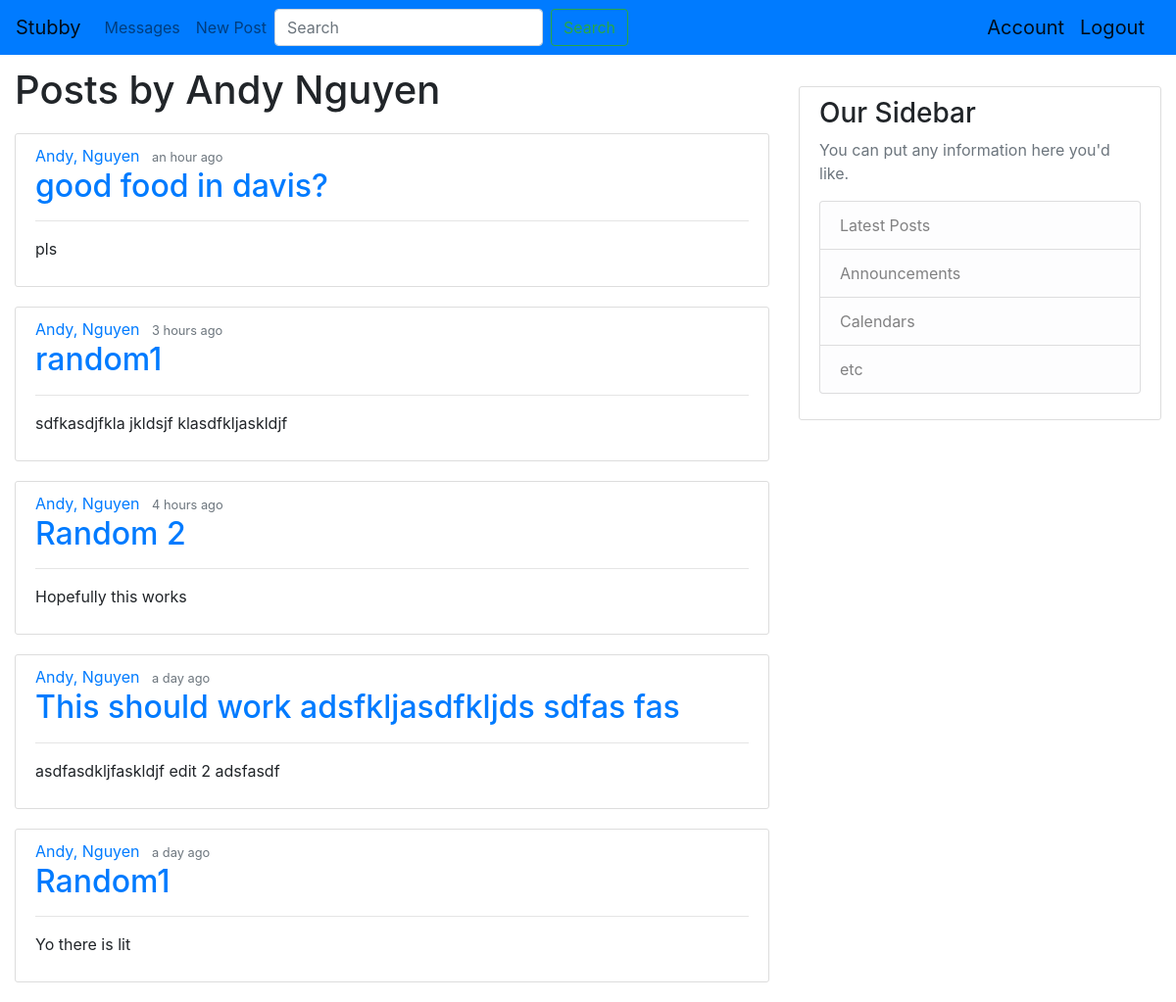
Screenshot of /user/acnguye (signed in) with the database file from the repository.
### stubby/models.py (models this page shows, shortened)
class User(db.Model, UserMixin):
    id = db.Column(db.Integer, primary_key=True)
    email = db.Column(db.String(120), unique=True, nullable=False)
    first_name = db.Column(db.String(30), nullable=False)
    last_name = db.Column(db.String(30), nullable=False)
    username = db.Column(db.String(30), nullable=False)
    image_file = db.Column(db.String(200), nullable=False,
                           default='default.jpg')
    posts = db.relationship('Post', backref='author', lazy=True)

class Post(db.Model):
    id = db.Column(db.Integer, primary_key=True)
    title = db.Column(db.String(100), nullable=False)
    date_posted = db.Column(db.DateTime, nullable=False,
                            default=datetime.utcnow)
    content = db.Column(db.Text, nullable=False)
    user_id = db.Column(db.Integer, db.ForeignKey('user.id'), nullable=False)

### stubby/users/routes.py (the view)
@users.route("/user/<string:username>")
def user_posts(username):
    user = User.query.filter_by(username=username).first_or_404()
    post = Post.query.filter_by(author=user).order_by(Post.date_posted.desc())
    return render_template('user_posts.html', title="Post by " + user.first_name + " " + user.last_name, posts=post, user=user)

### stubby/models.py (called while the page is built)
@login_manager.user_loader
def load_user(user_id):
    return User.query.get(int(user_id))

### stubby/templates/user_posts.html (shortened to what this page needs)
{% extends 'base.html' %}
{% block content %}
<h1 class="mb-3">Posts by {{user.first_name}} {{user.last_name}}</h1>
{% for post in posts %}
    <article class="media content-section">
        <div class="media-body">
            <div class="article-metadata">
                <a class="mr-2" href="{{url_for('users.user_posts', username=post.author.username)}}">{{ post.author.first_name }}, {{ post.author.last_name }}</a>
                <small class="text-muted">{{ moment(post.date_posted).fromNow() }}</small>
            </div>
            <h2><a class="article-title" href="{{url_for('posts.post', post_id=post.id)}}">{{ post.title }}</a></h2>
            <hr>
            <p class="article-content">{{ post.content }}</p>
        </div>
    </article>
{% endfor %}
{% endblock content%}

### stubby/static/style.css (style rules this page uses)
.content-section { margin-top: 20px; background: #ffffff; padding: 10px 20px; border: 1px solid #dddddd; border-radius: 3px; margin-bottom: 20px; }

### rows the page displays
User: first_name "Andy", last_name "Nguyen"
Post: author.first_name "Andy", author.last_name "Nguyen", date_posted "an hour ago", title "good food in davis?", content "pls"
Post: author.first_name "Andy", author.last_name "Nguyen", date_posted "3 hours ago", title "random1", content "sdfkasdjfkla jkldsjf klasdfkljaskldjf"
Post: author.first_name "Andy", author.last_name "Nguyen", date_posted "4 hours ago", title "Random 2", content "Hopefully this works"
Post: author.first_name "Andy", author.last_name "Nguyen", date_posted "a day ago", title "This should work adsfkljasdfkljds sdfas fas", content "asdfasdkljfaskldjf edit 2 adsfasdf"
Post: author.first_name "Andy", author.last_name "Nguyen", date_posted "a day ago", title "Random1", content "Yo there is lit"
